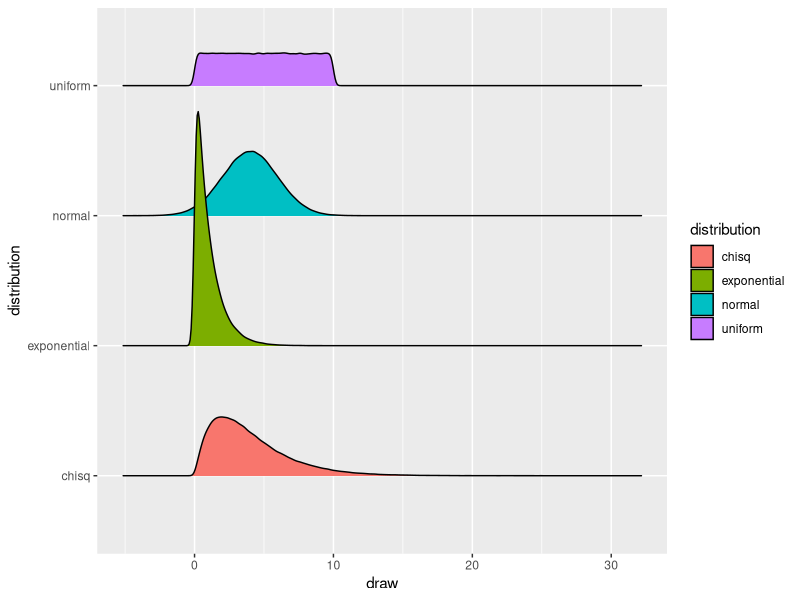
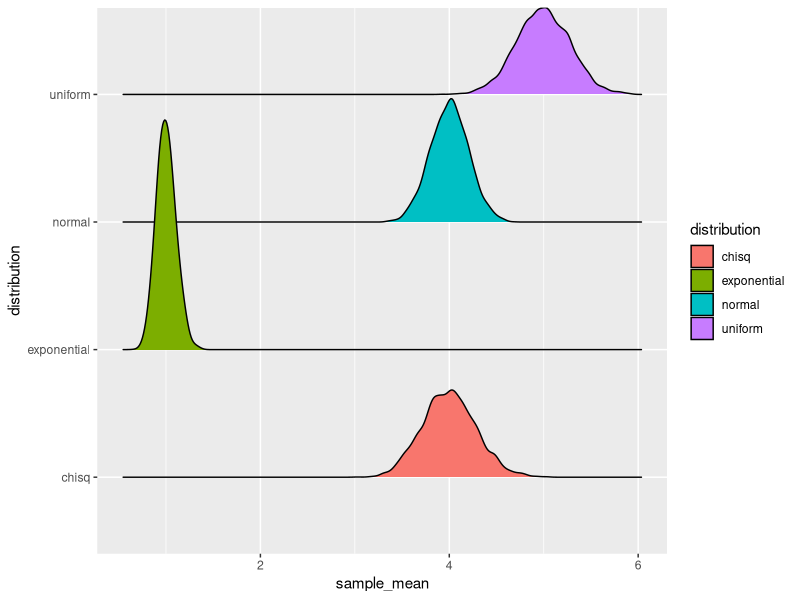
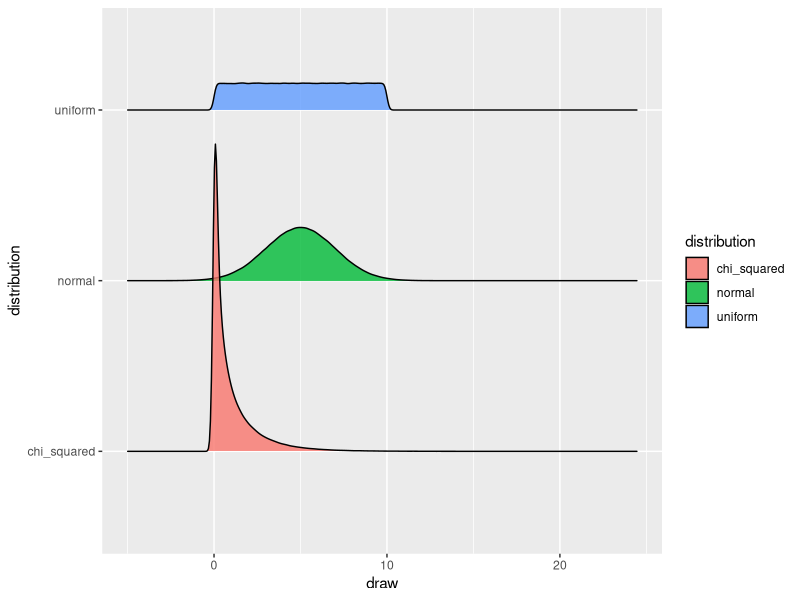
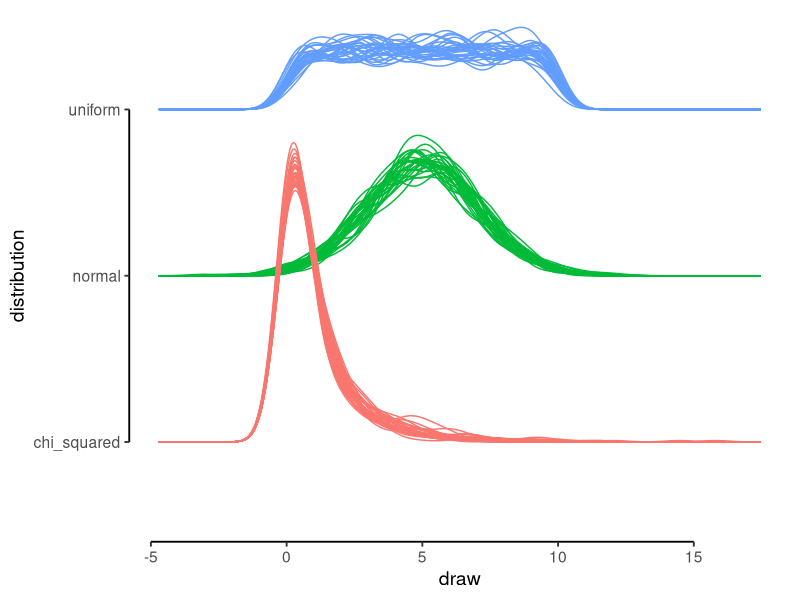
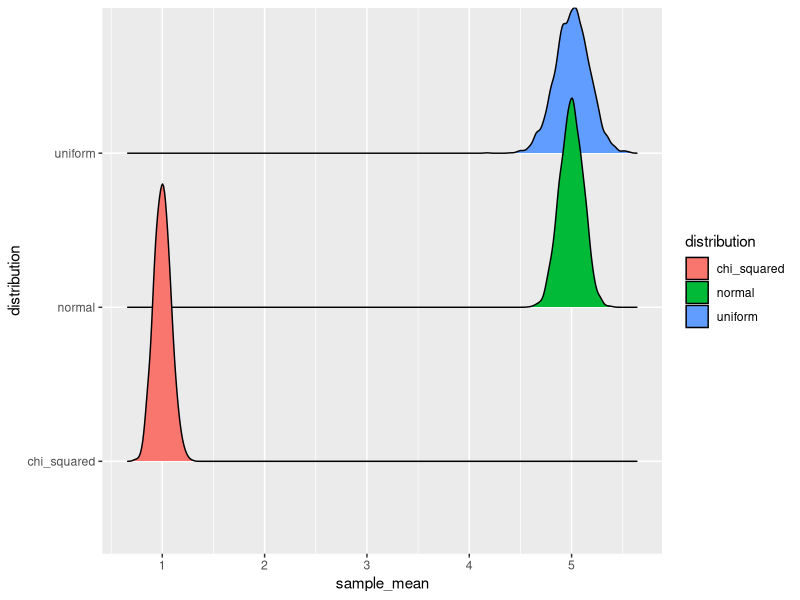
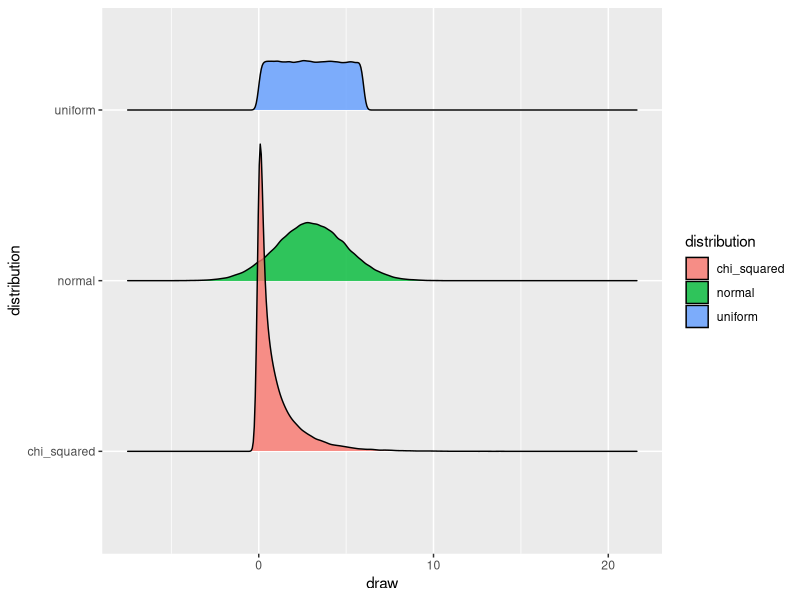
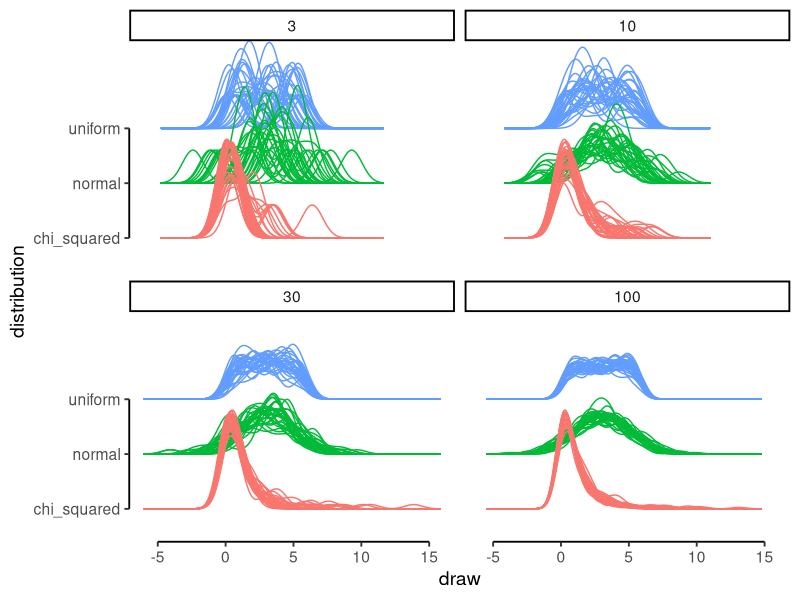
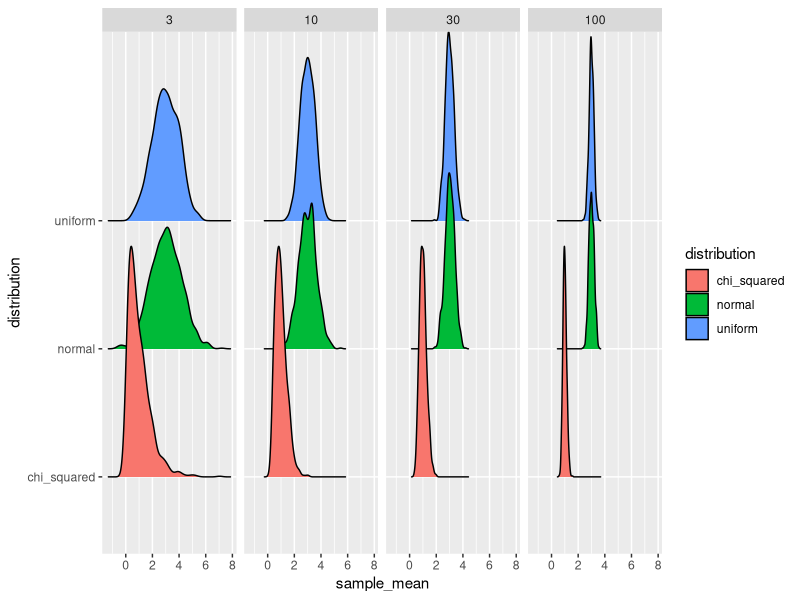

These charts were generated, in order, by the following R code:

library(tidyverse)


sim <- tibble(x = rnorm(100, mean = 10, sd = 3))

mean(sim$x)


n_reps <- 3000
sample_size <- 100

dat <- tibble(
  rep = 1:n_reps,
  draws = map(rep,
              \(rep) tibble(
                normal = rnorm(sample_size, 4, 2),
                exponential = rexp(sample_size, 1),
                uniform = runif(sample_size, 0, 10),
                chisq = rchisq(sample_size, df = 4)
              ))
) |>
  unnest(draws) |>
  pivot_longer(-rep,
               names_to = "distribution", values_to = "draw")

dat |>
  ggplot(aes(x = draw, y = distribution, fill = distribution)) +
  ggridges::geom_density_ridges()

means <- dat |>
  summarize(.by = c(rep, distribution),
            sample_mean = mean(draw))

means |>
  ggplot(aes(x = sample_mean, y = distribution, fill = distribution)) +
  ggridges::geom_density_ridges()


## sim without {purrr}

n_reps <- 3000
sample_size <- 300
total_n <- n_reps * sample_size

draws <- tibble(
  reps = n_reps,
  sample_size = sample_size
) |>
  uncount(n_reps, .id = "rep") |>
  uncount(sample_size, .id = "sample_id") |>
  mutate(
    normal = rnorm(total_n, mean = 5, sd = 2),
    uniform = runif(total_n, min = 0, max = 10),
    chi_squared = rchisq(total_n, df = 1)
  ) |>
  pivot_longer(!c(reps, rep, sample_id),
               names_to = "distribution", values_to = "draw")

draws |>
  ggplot(aes(x = draw, y = distribution, fill = distribution)) +
  ggridges::geom_density_ridges(alpha = 0.8)

draws |>
  filter(rep %in% sample(n_reps, size = 30)) |>
  ggplot(aes(x = draw, y = distribution, 
             color = distribution, group = interaction(distribution, rep))) +
  ggridges::geom_density_ridges(alpha = 0.8, fill = NA) +
  theme_classic(base_size = 14) +
  guides(x = guide_axis(cap = T),
         y = guide_axis(cap = T),
         color = guide_none())

means <- draws |>
  summarize(.by = c(rep, distribution),
            sample_mean = mean(draw))
means |>
  ggplot(aes(x = sample_mean, y = distribution, fill = distribution)) +
  ggridges::geom_density_ridges()


## changing n

n_reps <- 1000
sample_size <- c(3, 10, 30, 100)
total_n <- sum(n_reps * sample_size)

draws <- tibble(
  reps = n_reps,
  sample_size = sample_size
) |>
  uncount(n_reps, .id = "rep") |>
  uncount(sample_size, .id = "sample_id", .remove = F) |>
  mutate(
    normal = rnorm(total_n, mean = 3, sd = 2),
    uniform = runif(total_n, min = 0, max = 6),
    chi_squared = rchisq(total_n, df = 1)
  ) |>
  pivot_longer(!c(reps, rep, sample_id, sample_size),
               names_to = "distribution", values_to = "draw")

draws |>
  ggplot(aes(x = draw, y = distribution, fill = distribution)) +
  ggridges::geom_density_ridges(alpha = 0.8)

draws |>
  filter(rep %in% sample(n_reps, size = 30)) |>
  ggplot(aes(x = draw, y = distribution, 
             color = distribution, group = interaction(distribution, rep))) +
  ggridges::geom_density_ridges(alpha = 0.8, fill = NA) +
  theme_classic(base_size = 14) +
  guides(x = guide_axis(cap = T),
         y = guide_axis(cap = T),
         color = guide_none()) +
  facet_wrap(~ sample_size)

means <- draws |>
  summarize(.by = c(rep, distribution, sample_size),
            sample_mean = mean(draw))
means |>
  ggplot(aes(x = sample_mean, y = distribution, fill = distribution)) +
  ggridges::geom_density_ridges() +
  facet_wrap(~ sample_size, nrow = 1)
